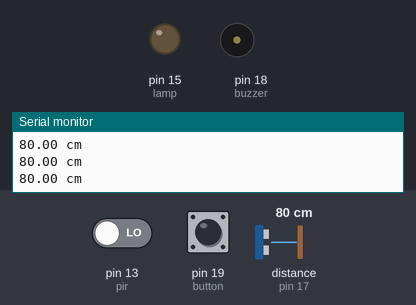
Simulated run of this sketch. Board: Arduino Uno, built with avr-gcc and run on an emulated ATmega328P. Shown: output pins drawn as LEDs (lit = HIGH), buzzer (waves = sounding, pin HIGH), the last lines printed to the serial monitor. Wiring (inferred from the names in the program): ultrasonic range finder: trigger pin 14; echo pin 17. The test bench sets the inputs (shaded band); at power-on: pin 19 (button) HIGH, pin 13 (pir) LOW, distance to the obstacle (sensor on pin 17) 80 cm. The echo pulse lasts 58.3 µs per cm; pins used as bus, display or sensor lines are not drawn.

Above: at 1.3 s.
1.4 s: pin 19 (button) pulled LOW for 3.2 s
At 5.0 s:
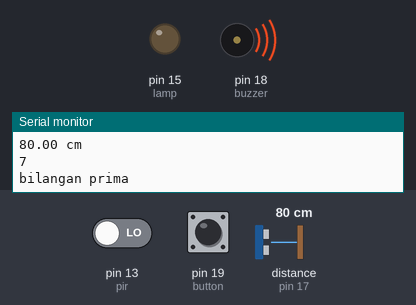
6.1 s: pin 19 (button) pulled LOW for 0.6 s
At 7.7 s:
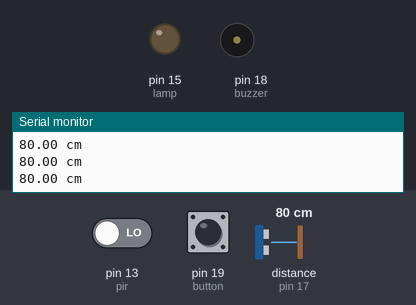
8.2 s: pin 13 (pir) driven HIGH and pin 19 (button) driven LOW
At 8.9 s:
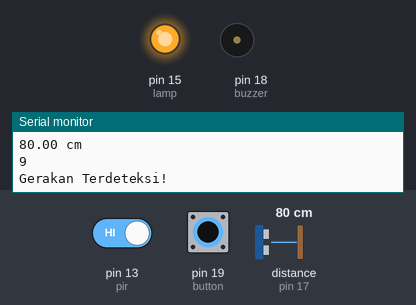
11.2 s: pin 19 (button) driven HIGH
At 12.1 s:
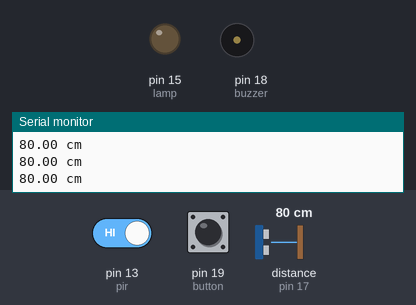
Timing chart, 0 to 13.7 s (numbered marks = the images above; inputs shaded):
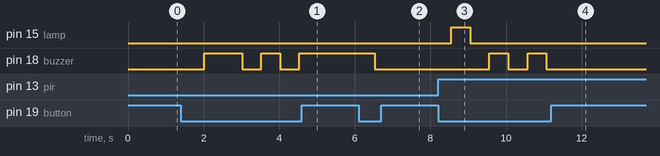

Measured:
- after the input at 1.4 s, pin 18 (buzzer): goes HIGH 1.0 s, LOW 0.51 s, HIGH 0.50 s, LOW 0.51 s, then HIGH, starting after 0.62 s
- after the input at 6.1 s, pin 18 (buzzer): HIGH → LOW after 0.43 s
- after the input at 8.2 s, pin 15 (lamp): LOW → HIGH after 0.35 s, → LOW 0.50 s later; pin 18 (buzzer): alternates HIGH for 0.50 s and LOW for 0.51 s, starting after 1.4 s
- after the input at 11.2 s, pin 15 (lamp): stays LOW (without the input it goes to HIGH after 0.37 s); pin 18 (buzzer): stays LOW (without the input it goes to HIGH after 1.4 s)

The sketch:

soal3_pir_ultrasonic_buzzer_prima_pt2.ino
```cpp
/*
soal3

Buatlah rangkaian menggunakan button dan sensor pir serta ultrasonik.
Ketika ganjil pir menyala dan bisa digunakan untuk mendeteksi gerakan dan lampu 1 menyala,
ketika genap ultrasonik dapat digunakan untuk mengukur jarak dengan kriteria pada soal 1.
Ketika bilangan adalah prima  kedua sensor tidak dapat digunakan dan buzzer berbunyi
*/

#define button 19
#define buzzer 18
#define pir 13
#define trig 14
#define echo 17
#define lamp 15

long dur;
float dis;

int angka = 0;

bool prime(int n) {
  if (n <= 1) {
    return false;
  }

  for (int i = 2; i <= sqrt(n); i++) {
    if (n % i == 0) {
      return false;
    }
  }

  return true;
}

void setup() {
  pinMode(pir, INPUT);
  pinMode(buzzer, OUTPUT);
  pinMode(trig, OUTPUT);
  pinMode(echo, INPUT);
  pinMode(lamp, OUTPUT);
  pinMode(button, INPUT_PULLUP);

  Serial.begin(9600);
}

void loop() {

  int baca = digitalRead(button);

  if (baca == LOW) {
    angka++;

    Serial.println(angka);
  }

  if (prime(angka)) {
      digitalWrite(buzzer, HIGH);
      digitalWrite(lamp, LOW);

      Serial.println("bilangan prima");

    }

    else if (angka % 2 != 0) {

      int gerakan = digitalRead(pir);
      digitalWrite(buzzer, LOW);

       if (gerakan == HIGH) {
        digitalWrite(lamp, HIGH);
        Serial.println("Gerakan Terdeteksi!");
      } else {
        digitalWrite(lamp, LOW);
        Serial.println("Tidak Ada Gerakan");
      }
    }

    else if (angka % 2 == 0) {
      digitalWrite(buzzer, LOW);
      digitalWrite(lamp, LOW);

      digitalWrite(trig, LOW);
      delayMicroseconds(2);
      digitalWrite(trig, HIGH);
      delayMicroseconds(10);
      digitalWrite(trig, LOW);

      dur = pulseIn(echo, HIGH, 30000);
      dis = dur /58;

      Serial.print(dis);
      Serial.println(" cm");
    }


  delay(500); // bisa ganti pakai
  /*
  while (digitalRead(button) == LOW) {
    // menunggu di lepas
  }S
  */

}
```
